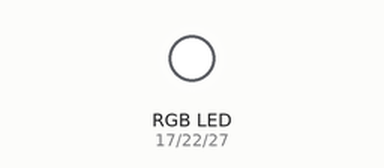
Bench run of a program on a simulated Raspberry Pi (BCM pin numbers). On the bench: an RGB LED mixed from three pins (HIGH = lit).

Above: at 0.5 s.
At 2.5 s:
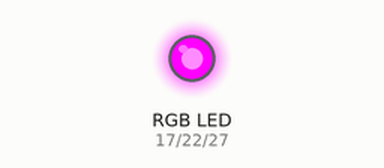
At 3.5 s:
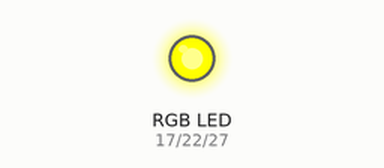
At 4.5 s:
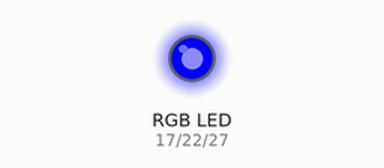
At 6.5 s:
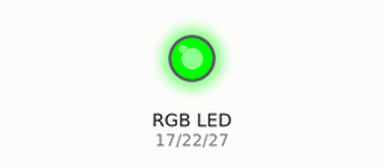
At 9.5 s:
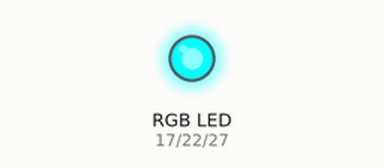
Timing chart, 0 to 10.4 s (numbered marks = the images above):
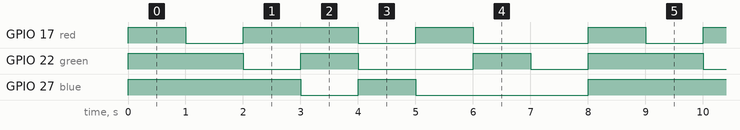

Measured:
- by itself, GPIO 17 (red): repeats every 8.0 s: HIGH 2.0 s, LOW 1.0 s, HIGH 1.0 s, LOW 2.0 s, HIGH 1.0 s, LOW 1.0 s
- by itself, GPIO 22 (green): repeats every 8.0 s: HIGH 1.0 s, LOW 2.0 s, HIGH 1.0 s, LOW 1.0 s, HIGH 2.0 s, LOW 1.0 s
- by itself, GPIO 27 (blue): repeats every 8.0 s: HIGH 1.0 s, LOW 3.0 s, HIGH 3.0 s, LOW 1.0 s

The program:

rgb_blink_success.py
```python
import RPi.GPIO as GPIO
import time

red = 17
green = 22
blue = 27

GPIO.setmode(GPIO.BCM)
GPIO.setup(red, GPIO.OUT)
GPIO.setup(green, GPIO.OUT)
GPIO.setup(blue, GPIO.OUT)

GPIO.output(red, True)
GPIO.output(green, True)
GPIO.output(blue, True)

try:
    while True:
        GPIO.output(red, True)
        GPIO.output(green, True)
        GPIO.output(blue, True)
        time.sleep(1 )

        GPIO.output(red, False)
        time.sleep(1)
        GPIO.output(red,True)

        GPIO.output(green, False)
        time.sleep(1)
        GPIO.output(green, True)

        GPIO.output(blue, False)
        time.sleep(1)
        GPIO.output(blue, True)

        GPIO.output(red, False)
        GPIO.output(green, False)
        GPIO.output(blue, True)
        time.sleep(1)

        GPIO.output(red, True)
        GPIO.output(green, False)
        GPIO.output(blue, False)
        time.sleep(1)

        GPIO.output(red, False)
        GPIO.output(green, True)
        GPIO.output(blue, False)
        time.sleep(1)

        GPIO.output(red, False)
        GPIO.output(green, False)
        GPIO.output(blue, False)
        time.sleep(1)


except KeyboardInterrupt:
    GPIO.cleanup()
```
